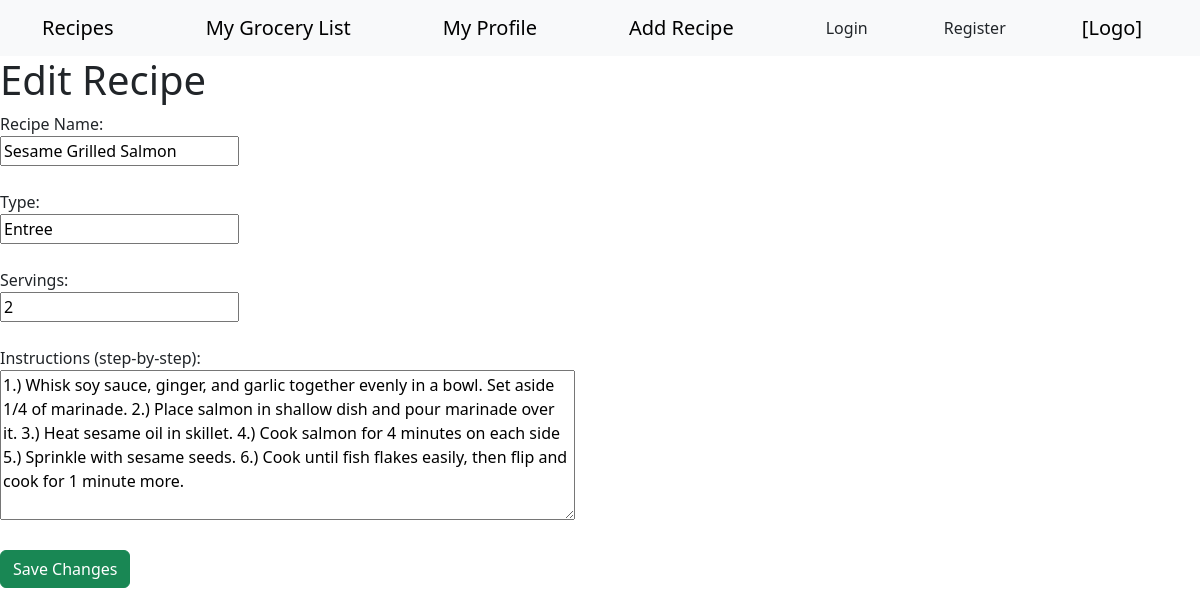
Page /edit-recipe/2 on the committed database.
### app/models.py (models this page shows, shortened)
class Recipe(db.Model):
	__tablename__ = 'recipes'
	recipe_id = db.Column(db.Integer, primary_key=True)
	recipe_desc = db.Column(db.String(100))
	recipe_type = db.Column(db.String(50))
	recipe_servings = db.Column(db.Integer)
	recipe_rating = db.Column(db.Integer)
	recipe_insns = db.Column(db.String(1000))

### app/routes.py (the view, shortened to what this page needs)
@myapp_obj.route("/edit-recipe/<int:id>", methods=["GET", "POST"])
def edit_recipe(id):
    recipe = Recipe.query.get_or_404(id)
    return render_template("edit_recipe.html", recipe=recipe)

### app/templates/edit_recipe.html
{% extends 'base.html' %}
{% block header %}
<h1>Edit Recipe</h1>
{% endblock %}
{% block content %}
<form method="POST">
    <label>Recipe Name:</label><br>
    <input type="text" name="recipe_desc" value="{{ recipe.recipe_desc }}" required><br><br>
    <label>Type:</label><br>
    <input type="text" name="recipe_type" value="{{ recipe.recipe_type }}"><br><br>
    <label>Servings:</label><br>
    <input type="number" name="recipe_servings" value="{{ recipe.recipe_servings }}"><br><br>
    <label>Instructions (step-by-step):</label><br>
    <textarea name="recipe_insns" rows="6" cols="60">{{ recipe.recipe_insns }}</textarea><br><br>
    <button type="submit" class="btn btn-success">Save Changes</button>
</form>
{% endblock %}

### rows in the picture
Recipe: recipe_desc "Sesame Grilled Salmon", recipe_type "Entree", recipe_servings "2", recipe_insns "1.) Whisk soy sauce, ginger, and garlic together evenly in a bowl. Set aside 1/4 of marinade. 2.) Place salmon in shallow dish and pour marinade over it. 3.) Heat sesame oil in skillet. 4.) Cook salmon for 4 minutes on each side 5.) Sprinkle with sesame seeds. 6.) Cook until fish flakes easily, then flip and cook for 1 minute more."
